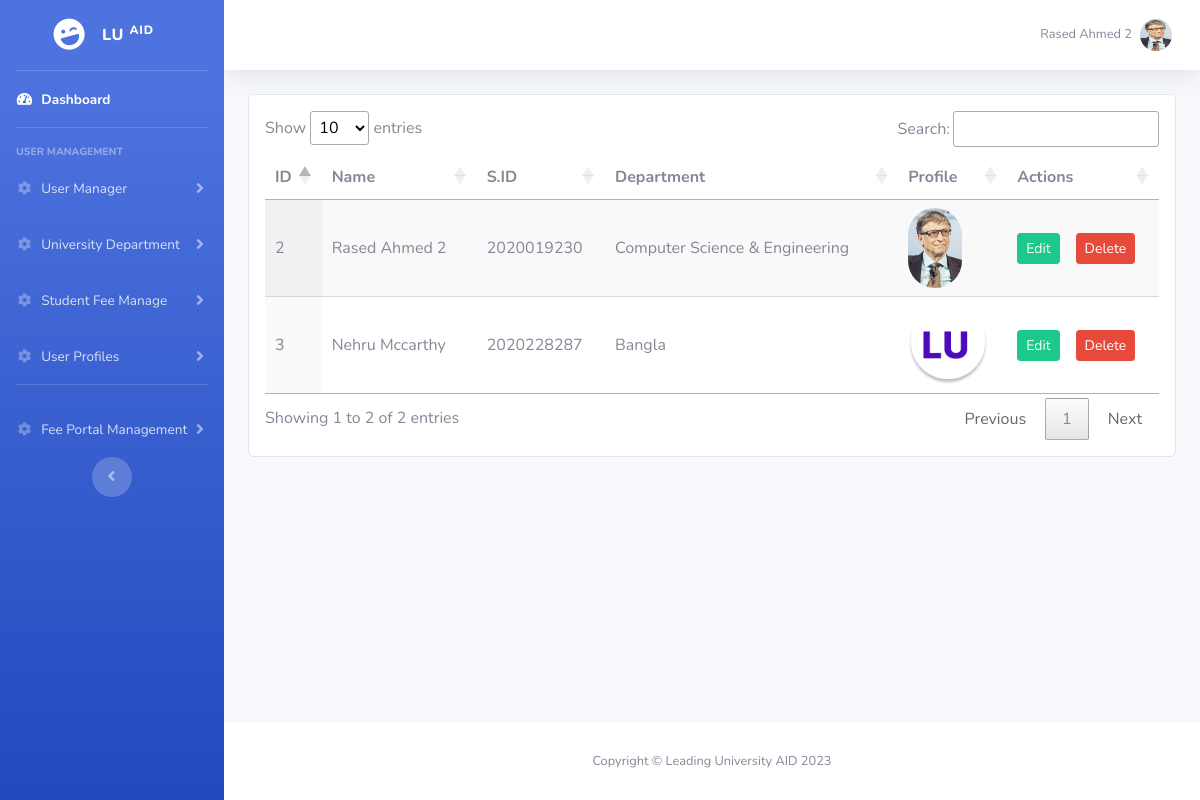
The app's page /lu-admin/users.php?source=all_users (signed in) with its own data.
### tables this page shows
CREATE TABLE `users` (
  `id` int NOT NULL,
  `name` varchar(200) NOT NULL,
  `email` varchar(100) NOT NULL,
  `phone` int NOT NULL,
  `st_id` int NOT NULL,
  `department` varchar(200) NOT NULL,
  `dob` date NOT NULL,
  `blood_group` varchar(255) NOT NULL,
  `password` varchar(100) NOT NULL,
  `profile` varchar(250) NOT NULL,
  `verification_code` varchar(255) NOT NULL,
  `is_verify` int NOT NULL DEFAULT '0',
  `user_role` varchar(255) NOT NULL DEFAULT 'student',
  `create_date` timestamp(6) NOT NULL DEFAULT CURRENT_TIMESTAMP(6) ON UPDATE CURRENT_TIMESTAMP(6)
);

CREATE TABLE `department` (
  `department_id` int NOT NULL,
  `department_name` varchar(255) NOT NULL,
  `head_name` varchar(255) NOT NULL,
  `head_email` varchar(255) NOT NULL,
  `head_phone` varchar(255) NOT NULL,
  `head_description` varchar(255) NOT NULL,
  `head_photo` varchar(255) NOT NULL,
  `date` datetime NOT NULL DEFAULT CURRENT_TIMESTAMP
);

### lu-admin/users_components/all_users.php (the view, shortened to what this page needs)
<div class="row">
    <div class="col-md-12">
        <div class="card mb-5" >
            <?php
            $query = "SELECT * FROM users";
            $query_fetch_users = mysqli_query($connection, $query);
            $total_users = mysqli_num_rows($query_fetch_users);
            if($total_users > 0){
                ?>
                <div class="table-responsive p-3">
                    <table id="example" class="display" style="width:100%!important">
                        <thead>
                        <tr>
                            <th class="ml-5">ID</th>
                            <th> Name </th>
                            <th> S.ID</th>
                            <th> Department</th>
                            <th> Profile</th>
                            <th>Actions</th>
                        </tr>
                        </thead>
                        <tbody>
                        <?php
                        while($row = mysqli_fetch_assoc($query_fetch_users)){
                            $user_id  = $row['id'];
                            $name  = $row['name'];
                            $st_id  = $row['st_id'];
                            $department = $row['department'];
                            $profile = $row['profile'];
                            ?>
                            <tr>
                                <td><?php echo $user_id ?> </td>
                                <td><?php echo $name ?></td>
                                <td><?php echo $st_id ?></td>
                                <td>
                                    <?php
                                    $query_1 = "SELECT * FROM `department` WHERE department_id=$department";
                                    $query_fetch_users_1 = mysqli_query($connection, $query_1);
                                    while($row = mysqli_fetch_assoc($query_fetch_users_1)) {
                                        $department_name = $row['department_name'];
                                        echo $department_name;
                                    }
                                    ?>
                                </td>
                                <td>
                                    <img src="../upload/<?php echo $profile ?>" class="img-fluid" style="height: 80px; border-radius: 50px; text-align: center"/>
                                </td>
                                <td>
                                    <div class="d-flex align-items-center">
                                        <a href="users.php?source=edit_users&user_id=<?php echo $user_id; ?>">
                                            <button type="submit" class="btn btn-success btn-sm btn-icon-text mr-3" name="update_btn">
                                                Edit
                                            </button>
                                        </a>
                                        <a href="users.php?source=delete_user&user_id=<?php echo $user_id; ?>">
                                            <button type="submit" class="btn btn-danger btn-sm btn-icon-text" name="delete_btn">
                                                Delete
                                            </button>
                                        </a>
                                    </div>
                                </td>
                            </tr>
                        <?php } ?>
                        </tbody>
                    </table>
                </div>
                <?php
            }
            ?>
        </div>
    </div>
</div>

### lu-admin/includes/admin_header.php (shortened to what this page needs)
<!DOCTYPE html>
<html lang="en">
<head>
    <link href="vendor/fontawesome-free/css/all.min.css" rel="stylesheet" type="text/css">
    <link href="css/sb-admin-2.min.css" rel="stylesheet">
    <link rel="stylesheet" href="css/custom_css/custom.css">
</head>
<body id="page-top">
<div id="wrapper">

### lu-admin/includes/admin_sidebar.php (shortened to what this page needs)
<ul class="navbar-nav bg-gradient-primary sidebar sidebar-dark accordion" id="accordionSidebar">
    <a class="sidebar-brand d-flex align-items-center justify-content-center" href="index.php">
        <div class="sidebar-brand-icon rotate-n-15">
            <i class="fas fa-laugh-wink"></i>
        </div>
        <div class="sidebar-brand-text mx-3">LU <sup>AID</sup></div>
    </a>
    <hr class="sidebar-divider my-0">
    <li class="nav-item active">
        <a class="nav-link" href="index.php">
            <i class="fas fa-fw fa-tachometer-alt"></i>
            <span>Dashboard</span></a>
    </li>
    <hr class="sidebar-divider">
    <div class="sidebar-heading">
        User Management
    </div>
    <li class="nav-item">
        <a class="nav-link collapsed" href="#" data-toggle="collapse" data-target="#collapseTwo"
           aria-expanded="true" aria-controls="collapseTwo">
            <i class="fas fa-fw fa-cog"></i>
            <span>User Manager</span>
        </a>
    </li>
    <li class="nav-item">
        <a class="nav-link collapsed" href="#" data-toggle="collapse" data-target="#department"
           aria-expanded="true" aria-controls="collapseTwo">
            <i class="fas fa-fw fa-cog"></i>
            <span>University Department</span>
        </a>
    </li>
    <li class="nav-item">
        <a class="nav-link collapsed" href="#" data-toggle="collapse" data-target="#student_fee"
           aria-expanded="true" aria-controls="collapseTwo">
            <i class="fas fa-fw fa-cog"></i>
            <span>Student Fee Manage</span>
        </a>
    </li>
    <li class="nav-item">
        <a class="nav-link collapsed" href="#" data-toggle="collapse" data-target="#profiles"
           aria-expanded="true" aria-controls="collapseTwo">
            <i class="fas fa-fw fa-cog"></i>
            <span>User Profiles</span>
        </a>
    </li>
    <hr class="sidebar-divider d-none d-md-block">
    <li class="nav-item">
        <a class="nav-link collapsed" href="#" data-toggle="collapse" data-target="#student_fee2"
           aria-expanded="true" aria-controls="collapseTwo">
            <i class="fas fa-fw fa-cog"></i>
            <span>Fee Portal Management </span>
        </a>
    </li>
    <div class="text-center d-none d-md-inline">
        <button class="rounded-circle border-0" id="sidebarToggle"></button>
    </div>
</ul>

### lu-admin/users.php (shortened to what this page needs)
<?php include("includes/admin_header.php"); ?>
<?php include("includes/admin_sidebar.php") ?>
<div id="content-wrapper" class="d-flex flex-column">
    <div id="content">
        <?php include("includes/admin_topbar.php") ?>
        <div class="container-fluid">
            <?php if(($_SESSION['user_role'] == 'super_admin')){ ?>
                <?php
                if(isset($_GET['source'])){
                    $source = $_GET['source'];
                }else{
                    $source = "";
                }
                switch($source){
                    case 'all_users':
                        include "users_components/all_users.php";
                        break;
                }
                ?>
                <?php
            }else{
               invalid_url();
            }
            ?>
        </div>
    </div>
<?php include("includes/admin_footer.php") ?>

### lu-admin/includes/admin_topbar.php (shortened to what this page needs)
<nav class="navbar navbar-expand navbar-light bg-white topbar mb-4 static-top shadow">
    <ul class="navbar-nav ml-auto">
        <li class="nav-item dropdown no-arrow">
            <a class="nav-link dropdown-toggle" href="#" id="userDropdown" role="button"
               data-toggle="dropdown" aria-haspopup="true" aria-expanded="false">
                <span class="mr-2 d-none d-lg-inline text-gray-600 small"><?php echo $_SESSION['name']; ?></span>
                <img class="img-profile rounded-circle"
                     src="../upload/<?php echo $_SESSION['profile']; ?>">
            </a>
        </li>
    </ul>
</nav>

### lu-admin/includes/admin_footer.php (shortened to what this page needs)
<footer class="sticky-footer bg-white">
    <div class="container my-auto">
        <div class="copyright text-center my-auto">
            <span>Copyright &copy; Leading University AID 2023</span>
        </div>
    </div>
</footer>
</div>
</div>
<link href="datatable-apis/jquery.dataTables.min.css" rel="stylesheet"/>
</body>
</html>

### lu-admin/css/custom_css/custom.css (style rules this page uses)
.sidebar { width: 300px; }

### records on screen
users: id "2", name "Rased Ahmed 2", st "2020019230", profile (picture)
department: department_name "Computer Science & Engineering"
users: id "3", name "Nehru Mccarthy", st "2020228287", profile (picture)
department: department_name "Bangla"

### other values on screen
$_SESSION['name'] "Rased Ahmed 2"
